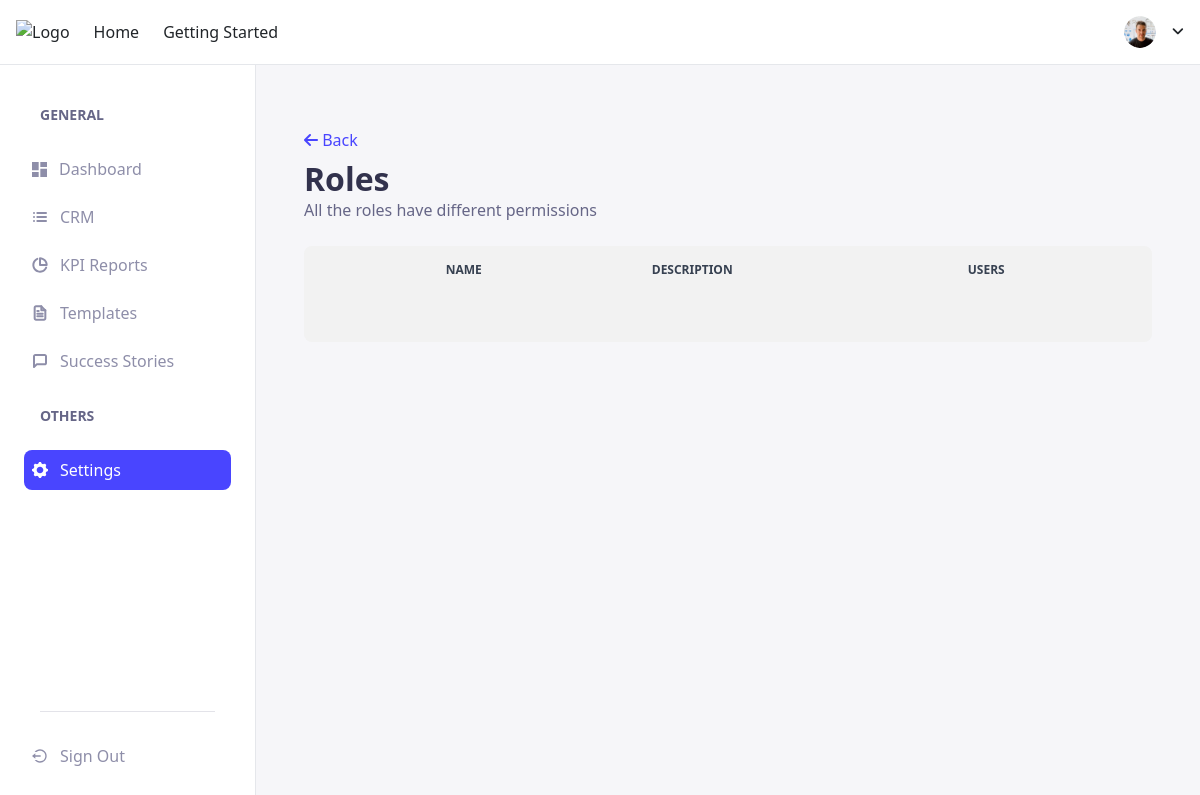
/settings/roles/, run on an earlier commit of the app's database.
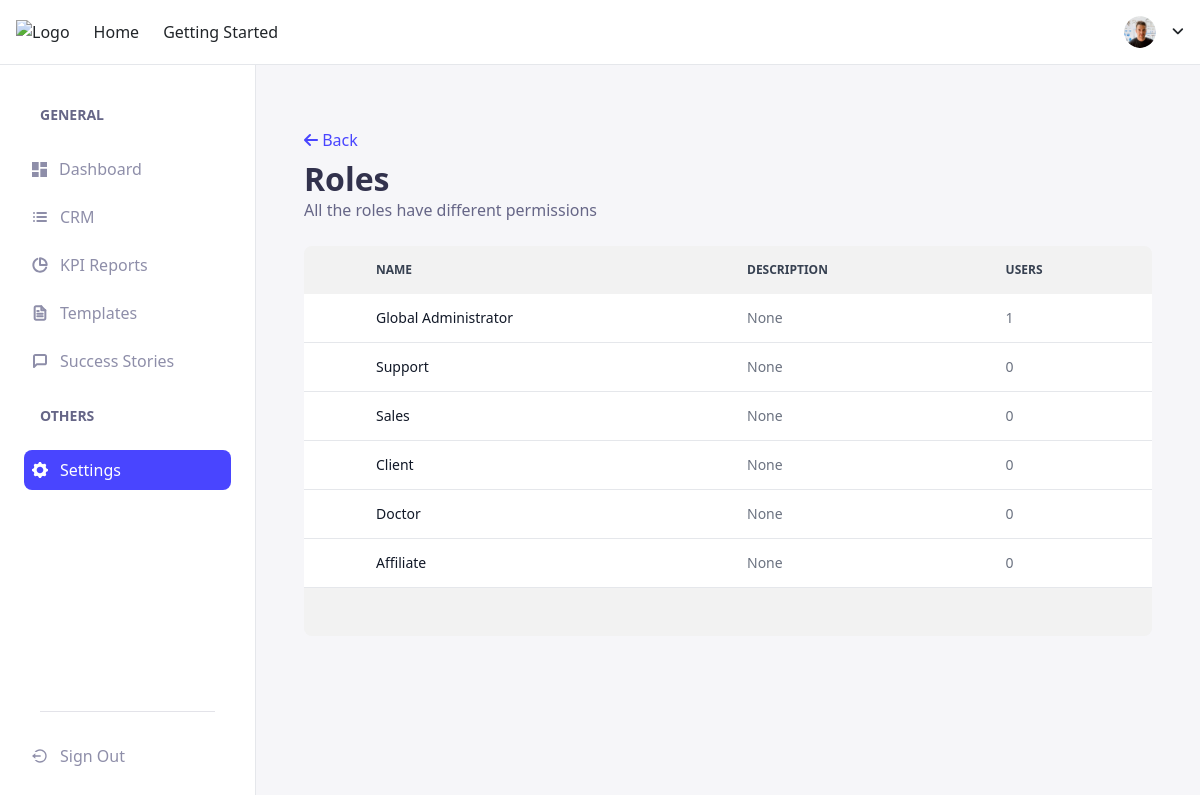
And on a later commit of the database.
### core/models/roles_models.py (models this page shows, shortened)
class Role(models.Model):
    name = models.CharField(max_length=10,
                            blank=False, null=False)
    description = models.TextField(blank=True, null=True)

### core/views/roles_view.py (the view)
# urls.py: path('settings/roles/', views.roles_listing, name='roles'),
def roles_listing(request):
    roles = Role.objects.all()
    newRoles = []
    for role in roles:
        singleRole = {
            'id': role.id,
            'name': role.name,
            'description': role.description,
            'count': User.objects.filter(role_id=role.id).count()
        }
        newRoles.append(singleRole)
    context = {
        'roles': newRoles,
    }
    return render(request, 'roles.html', context)

### core/templates/roles.html (shortened to what this page needs)
{% extends 'base.html' %} {% load static %} {% block title %}Roles{% endblock %}
{% block content %}
<div>
  <div class="flex justify-between items-center mb-4">
    <div>
      <button onclick="goBack()" class="text-[#4945FF] pb-2" id="backButton2">
        <i class="fa fa-arrow-left"></i> Back
      </button>
      <h1 class="text-[#32324D] font-[700] text-[32px]">Roles</h1>
      <p class="text-[#666687] font-[400] text-[16px]">
        All the roles have different permissions
      </p>
    </div>
  </div>
  <div class="sm:rounded-lg overflow-x-auto">
    <table class="w-full text-sm text-left text-gray-500">
      <thead class="text-xs text-gray-700 uppercase bg-[#f2f2f2]">
        <tr>
          <th scope="col" class="p-4">
          </th>
          <th scope="col" class="px-6 py-3">Name</th>
          <th scope="col" class="px-6 py-3">Description</th>
          <th scope="col" class="px-6 py-3">Users</th>
        </tr>
      </thead>
      <tbody>
        {% for role in roles %}
        <tr
          class="bg-white border-b dark:bg-gray-800 dark:border-gray-700 hover:bg-gray-50 dark:hover:bg-gray-600"
        >
          <td class="w-4 p-4"></td>
          <th
            scope="row"
            class="px-6 py-1 font-medium text-gray-900 whitespace-nowrap dark:text-white"
          >
            {{role.name}}
          </th>
          <td class="px-6 py-1">{{role.description}}</td>
          <td class="px-6 py-1">{{role.count}}</td>
        </tr>
        {% endfor %}
      </tbody>
    </table>
    <div
      class="text-xs py-4 px-[55px] flex text-gray-700 uppercase bg-[#f2f2f2]"
    >
    </div>
  </div>
</div>
{% endblock %}

What changed in the data, as far as the page shows it:
added Role: name "Global Administrator"
added Role: name "Support"
added Role: name "Sales"
added Role: name "Client"
added Role: name "Doctor"
added Role: name "Affiliate"
Also different on the page:
new list line: "None 1"
new list line: "None 0"
